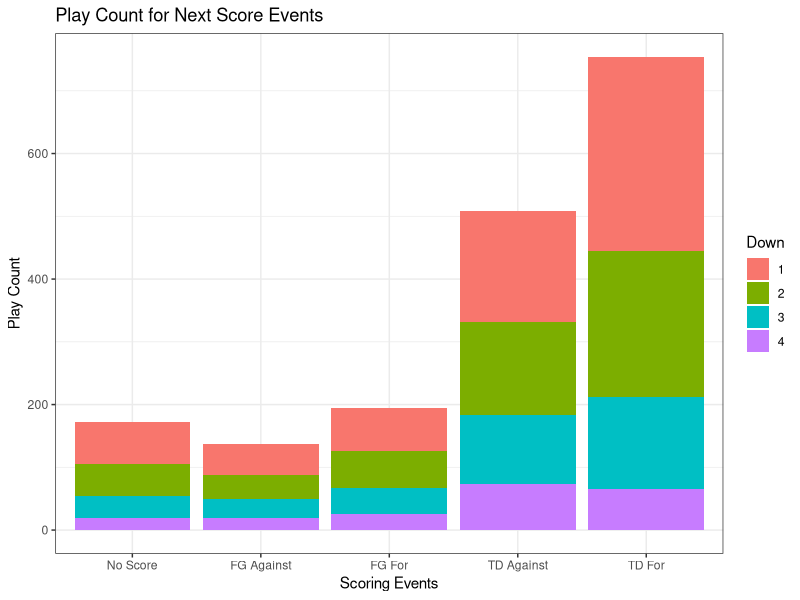
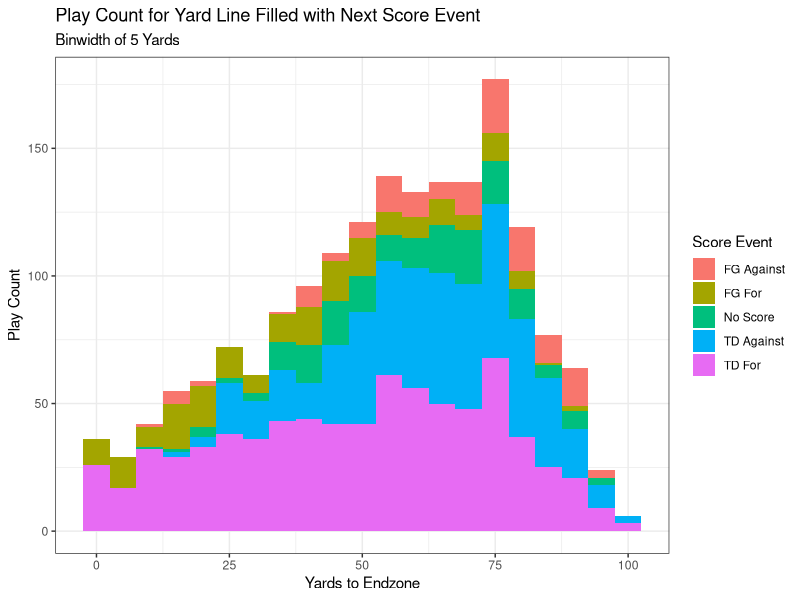
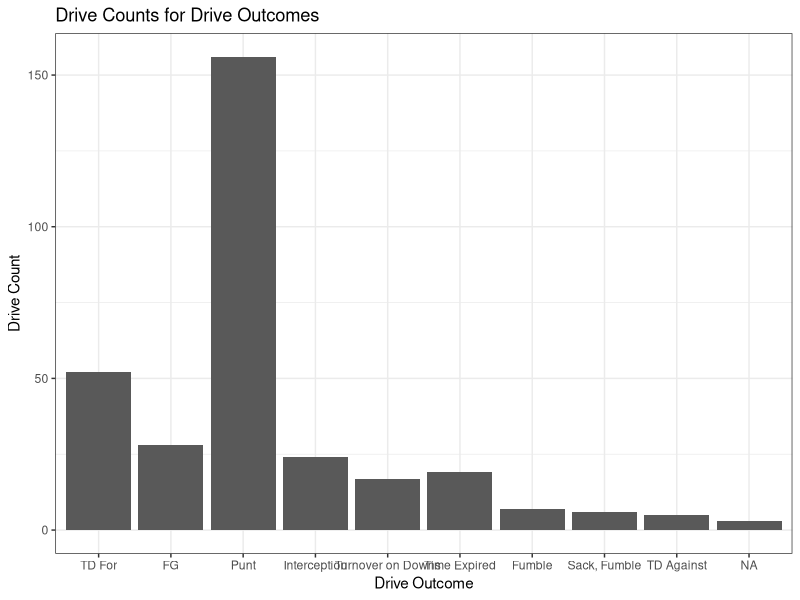
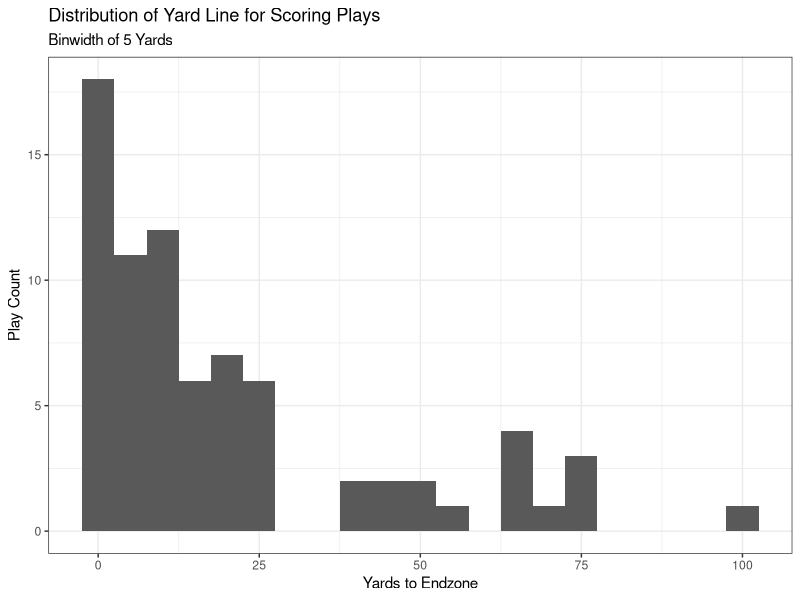
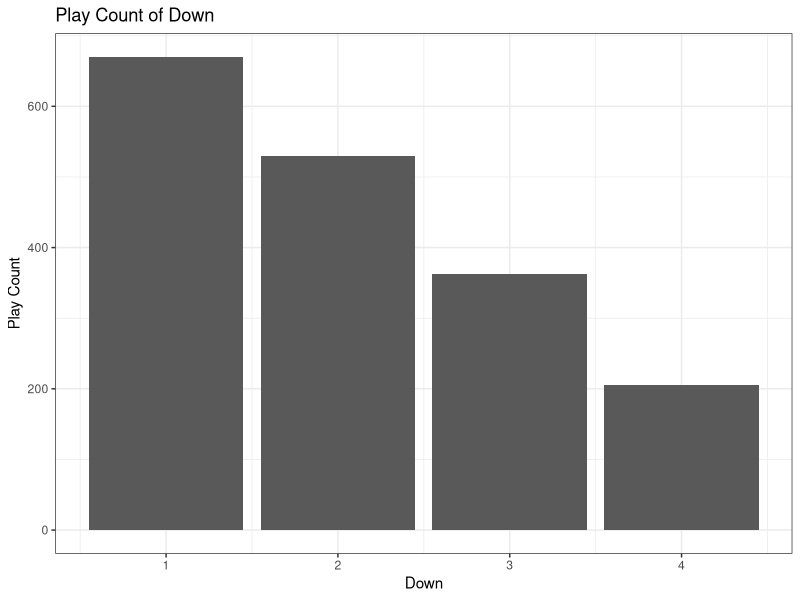
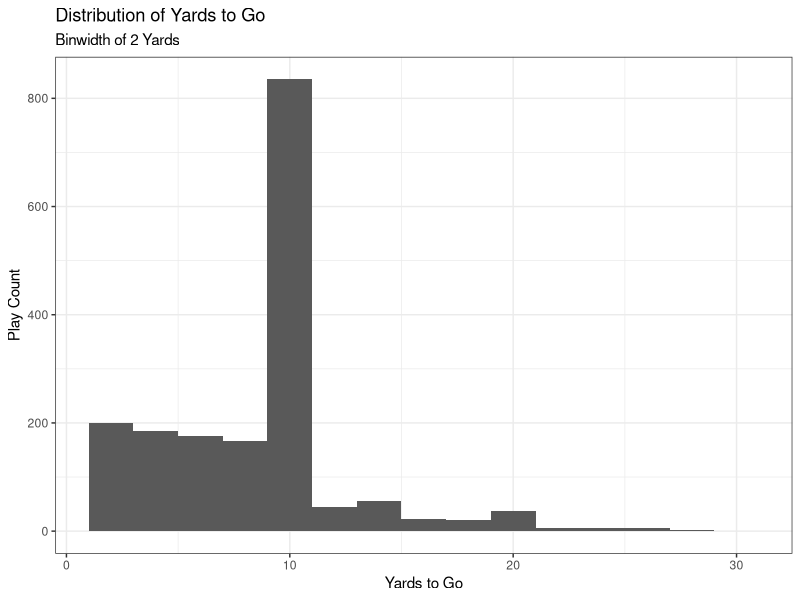
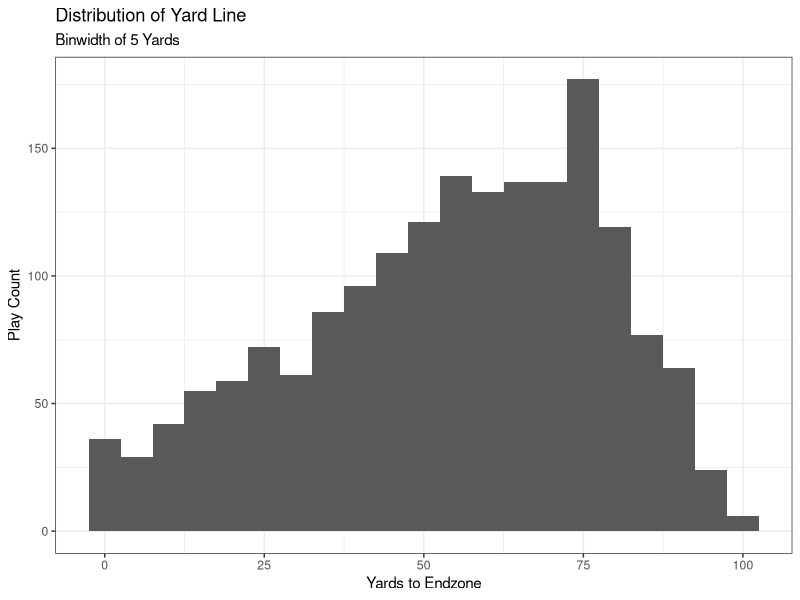
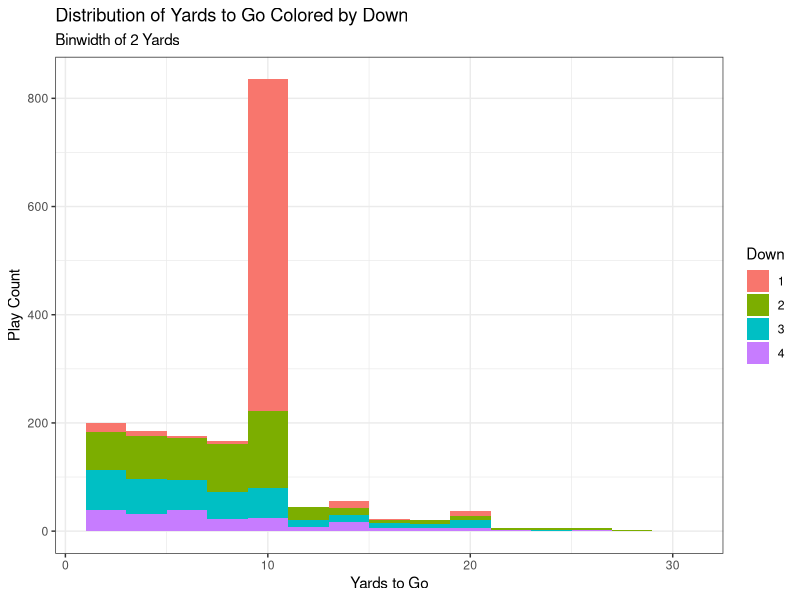

The R script that drew these images, in order: (Note: this script raises an error after producing the figures.)
## ---- chunk 1
knitr::opts_chunk$set(echo = TRUE)
library(tidyverse)
library(nnet)
## ---- chunk 2
## Data initialization

# Drop KOs, Extra Pts, 2 Pt conversions, Penalties, and Timeouts
init.data.full = read.csv("Initial_Play_-_By_-_Play.csv", na=c(""))
KO.plays = c("KO", "KO Rec", "Onside Kick Rec")

# Fixing the Extra Points labeled as FGs
init.data.full[1442, "PLAY.TYPE"] = "Extra Pt."
init.data.full[1556, "PLAY.TYPE"] = "Extra Pt."
init.data.full[1975, "PLAY.TYPE"] = "Extra Pt."
init.data.full[1994, "PLAY.TYPE"] = "Extra Pt."

extra.pt.rows = which(init.data.full$PLAY.TYPE == "Extra Pt." |
                        init.data.full$PLAY.TYPE == "Extra Pt. Block")
KO.rows = which(init.data.full$PLAY.TYPE %in% KO.plays)
two.pt.rows = which(init.data.full$PLAY.TYPE == "2 Pt." | 
                      init.data.full$PLAY.TYPE == "2 Pt. Defend")
penalty.rows = which(init.data.full$RESULT == "Penalty")
timeout.rows = which(init.data.full$RESULT == "Timeout")

rem.rows = c(extra.pt.rows, KO.rows, penalty.rows, two.pt.rows, timeout.rows)
init.data = init.data.full[-rem.rows, ]

# Create possession team column

  # fill in missing values that shouldn't be missing
init.data[945, "ODK"] = "D"
init.data[955, "ODK"] = "D"
init.data[980, "ODK"] = "O"
init.data[1009, "ODK"] = "D"
init.data[1019, "ODK"] = "D"
init.data[1025, "ODK"] = "D"
init.data[1044, "ODK"] = "O"
init.data[1093, "ODK"] = "D"
init.data[1291, "ODK"] = "O"
init.data[1317, "ODK"] = "D"
init.data[1368, "ODK"] = "O"
init.data[1395, "ODK"] = "D"

init.data$pos.team = ifelse(init.data$ODK == "O", "CMU", "Opp")

for (i in 1:nrow(init.data)) {
  if (init.data[i, "ODK"] == "K") {
    init.data[i, "pos.team"] = init.data[i - 1, "pos.team"]
  }
}

# convert character variables to factor
#factor.vars = c("ODK", "RESULT", "PLAY.TYPE")
#init.data[factor.vars] = lapply(init.data[factor.vars], factor)

# renaming variables for convenience
names(init.data) = tolower(names(init.data))
names(init.data)[1] = "play"

# fixing rounding error for distance
# for (i in 2:nrow(init.data)) {
#   if (init.data$dn[i]==1 | is.na(init.data$dn[i])) { next }
#   init.data$dist[i] = init.data$dist[i-1] - init.data$gn.ls[i-1]
# }

#init.data = init.data[-penalty.rows, ]
## ---- chunk 3
## Cleaning

# creating game ID
first.plays = which(init.data$play==2)
init.data$game = length(first.plays)
for (i in 1:(length(first.plays)-1)) {
  first = first.plays[i]
  last = first.plays[i+1]-1
  init.data$game[first:last] = i
}

# fixing yards to endzone
negative.yds = init.data$yard.ln < 0
na.yds = is.na(negative.yds)
negative.yds[na.yds] = FALSE
init.data[negative.yds, "yard.ln"] = init.data[negative.yds, "yard.ln"] + 100
names(init.data)[5] = "yds.to.endzone"

# creating drive ID
num.games = max(init.data$game)

  # Indicator for defensive score
init.data$def.score = str_detect(init.data$result, "Def")
init.data[is.na(init.data$def.score), "def.score"] = FALSE

for (game.ind in 1:num.games) {
  
  ind.game = init.data[init.data$game == game.ind, ]
  drive = 1
  
  for (j in 1:(nrow(ind.game) - 1)) {
    
    global.ind = which(init.data$game == game.ind & 
                         init.data$play == ind.game[j, "play"])
    
    cur.pos = ind.game[j, "pos.team"]
    next.pos = ind.game[j + 1, "pos.team"]
    
    init.data[global.ind, "drive"] = drive
    
    if ((cur.pos != next.pos) | (ind.game[j, "def.score"])) {
      drive = drive + 1
    }
    
  }
  
  init.data[global.ind + 1, "drive"] = drive
  
}
## ---- chunk 4
# #get last play of each drive
# init.data %>% 
#   group_by(game, drive) %>% 
#   slice_tail %>% 
#   ungroup

# creating drive outcome
last.plays = which(!mapply(identical, init.data$drive, lead(init.data$drive, default=0)) & 
                     !is.na(init.data$drive))
last.play.type = init.data$play.type[last.plays]
down = init.data$dn[last.plays]
result = init.data$result[last.plays]
last.outcomes = rep(NA, length(last.plays))
for (i in 1:length(last.plays)) {
  outcome = NA
  playtype = last.play.type[i]
  if (is.na(playtype)) {next} # NEED TO FIX
  res = result[i]
  if (playtype=="Pass" | playtype=="Run") {
    if (grepl("Def TD", res)) {outcome = "TD Against"}
    else if (grepl("TD", res)) {outcome = "TD For"}
    else if (res %in% c("Fumble", "Interception", "Sack, Fumble")) {outcome = res}
    else if (is.na(down[i])) {next} # NEED TO FIX
    else if (down[i]==4) {outcome = "Turnover on Downs"}
    else {outcome = "Time Expired"}
  }
  else if (grepl("FG", playtype)) {outcome = "FG"}
  else if (grepl("Punt", playtype)) {outcome = "Punt"}
  last.outcomes[i] = outcome
}
offset = 0
init.data$drive.outcome = NA
init.data$drive.outcome[last.plays] = last.outcomes
for (i in 1:max(init.data$game)) {
  ind = which(init.data$game==i)
  init.data$drive.outcome[ind] = last.outcomes[init.data$drive[ind] + offset]
  offset = offset + max(init.data$drive[ind], na.rm=TRUE)
}

# # creating next scoring play
# TD.score = c("Complete, TD", "Rush, TD", "Interception, Def TD", "Scramble, TD",
#              "Blocked, Def TD", "Fumble, Def TD") # check the result column
FG.score = c("FG", "FG Block") # check the play type column, and then result column for good
# safety.score = c("Safety")
# 
#   #Get indices for TDs
# TD.score.inds = which(init.data$result %in% TD.score)
# 
#   #Get indices for FGs

#Manually input missing FG good/no good values
FG.rows = init.data[init.data$play.type %in% FG.score, ]
FG.rows[c(5, 6, 9, 20, 21, 22), "result"] = "Good"
FG.rows[c(8, 23, 24, 25, 26, 28, 29), "result"] = "No Good"
  #Index 29 was a muffed FG attempt
init.data[init.data$play.type %in% FG.score, "result"] = FG.rows$result



init.data$TD.score = str_detect(init.data$result, "TD")
init.data[is.na(init.data$TD.score), "TD.score"] = F 
init.data$FG = str_detect(init.data$play.type, "FG")
init.data[is.na(init.data$FG), "FG"] = F 
init.data$FG.score = ((init.data$FG == T) & (init.data$result == "Good"))
init.data$safety.score = F # implement once we have data with safeties

init.data$sp = ifelse(init.data$TD.score + init.data$FG.score + init.data$safety.score >= 1, 
                      T,
                      F)

find.next.score.game = function(data) { #WRT POSESSION TEAM
  
  # Which rows are the scoring plays:
  score.plays = which(data$sp)
  
  find.next.score = function(play.ind, score.plays.inds, data) {
    
    next.score.ind = score.plays.inds[which(score.plays.inds >= play.ind)[1]]
    
    if(is.na(next.score.ind)) {
      
      score.type = "No Score"
      
    } else {
      
      #TDs:
      if (data$TD.score[next.score.ind]) {
        
        if (identical(data[play.ind, "pos.team"], data[next.score.ind, "pos.team"])) {
          
          if (data[next.score.ind, "def.score"]) { #Def TD, against team in pos
            
            score.type = "TD Against"
            
          } else { #Offensive TD, for team in pos
            
            score.type = "TD For"
            
          }
          
        } else {
          
          if (data[next.score.ind, "def.score"]) { #Def TD, for team in pos.
            
            score.type = "TD For"
            
          } else { #Offensive TD, against team in pos.
            
            score.type = "TD Against"
            
          }
          
        }

        #FGs
      } else if(data$FG.score[next.score.ind]) {
        
        if (identical(data[play.ind, "pos.team"], data[next.score.ind, "pos.team"])) {
          
          score.type = "FG For"
          
          # Opponent made FG
        } else {
          
          score.type = "FG Against"
          
        }
        
        #Safeties
      } else if(data$safety.score[next.score.ind]) {
        
        score.type = "Safety" #Handle logic later
        
        #Error
      } else {
        
        score.type = NA
        
      }
    }
    
    return(data.frame(next.score = score.type))
    
  }
  
  res = lapply(1:nrow(data), find.next.score, 
               score.plays.inds = score.plays, data = data) %>% 
    bind_rows()
  
  return(res)
}

next.score = map_dfr(unique(init.data$game), 
        function(x) {
          init.data %>% 
            filter(game == x) %>% 
            find.next.score.game()
        })

init.data$next.score = next.score[, 1]
## ---- chunk 5
# CMU efficiency metric
## ---- chunk 6
# EDA
sub.data = init.data[, c("game", "drive", "play", "pos.team", "dn", "dist", 
                         "yds.to.endzone", "result", "play.type", 
                         "drive.outcome", "next.score")]

# Next score distribution by down (removed NA values)
sub.data[!is.na(sub.data$dn), ] %>% 
  ggplot(aes(x = fct_relevel(next.score, 
                             c("Touchdown For", "Touchdown Against", 
                               "Field Goal For", "Field Goal Against", 
                               "No Score")), 
             fill = factor(dn))) +
  geom_bar() +
  labs(title = "Play Count for Next Score Events", x = "Scoring Events", 
       y = "Play Count", fill = "Down") +
  theme_bw()

# Distribution of yard line filled with next score event at every play
sub.data %>%
  ggplot(aes(x = yds.to.endzone, fill = next.score)) +
  geom_histogram(binwidth = 5) +
  labs(title = "Play Count for Yard Line Filled with Next Score Event", 
       x = "Yards to Endzone", y = "Play Count", fill = "Score Event", 
       subtitle = "Binwidth of 5 Yards") +
  theme_bw()
  

drive.data = sub.data %>% 
  group_by(game, drive) %>% 
  slice(1) %>% 
  ungroup()

drive.data %>% 
  ggplot(aes(x = fct_relevel(drive.outcome, 
                             c("TD For", "FG", "Punt", "Interception", 
                               "Turnover on Downs", "Time Expired")))) +
  geom_bar() +
  labs(title = "Drive Counts for Drive Outcomes", x = "Drive Outcome", 
       y = "Drive Count") +
  theme_bw()

# Starting yard line of each scoring play
init.data[init.data$sp, ] %>%
  ggplot(aes(x = yds.to.endzone)) +
  geom_histogram(binwidth = 5) +
  labs(title = "Distribution of Yard Line for Scoring Plays", 
       x = "Yards to Endzone", y = "Play Count", 
       subtitle = "Binwidth of 5 Yards") +
  theme_bw()

# Starting yard line of the first play in the drive for each scoring play
#TBD

## EDA OF PREDICTOR VARIABLES

# Distribution of down
sub.data %>% 
  ggplot(aes(x = dn)) +
  geom_bar() +
  labs(title = "Play Count of Down", x = "Down", y = "Play Count") +
  theme_bw()

# Distribution of yards to go
sub.data %>% 
  ggplot(aes(x = dist)) +
  geom_histogram(binwidth = 2) +
  labs(title = "Distribution of Yards to Go", x = "Yards to Go", y = "Play Count",
       subtitle = "Binwidth of 2 Yards") +
  theme_bw()

# Distribution of yard line
sub.data %>% 
  ggplot(aes(x = yds.to.endzone)) +
  geom_histogram(binwidth = 5) +
  labs(title = "Distribution of Yard Line", x = "Yards to Endzone", 
       y = "Play Count", subtitle = "Binwidth of 5 Yards") +
  theme_bw()

# Distribution of yards to go colored by down
sub.data %>% 
  ggplot(aes(x = dist, fill = factor(dn))) +
  geom_histogram(binwidth = 2) +
  labs(title = "Distribution of Yards to Go Colored by Down", x = "Yards to Go",
       y = "Play Count", fill = "Down", subtitle = "Binwidth of 2 Yards") +
  theme_bw()

# Density of yards to go colored by down, faceted by next score
sub.data %>% 
  ggplot(aes(x = dist, fill = factor(dn))) +
  geom_density() +
  facet_wrap(next.score ~ ., nrow = 2) +
  labs("Density of Yards to Go, Colored by Down, Faceted by Next Score",
       x = "Yards to Go", y = "Density", fill = "Down") +
  theme_bw()
## ---- chunk 7
#Modeling
EPA.model = nnet(next.score ~ dn + dist + yds.to.endzone, data = sub.data)
